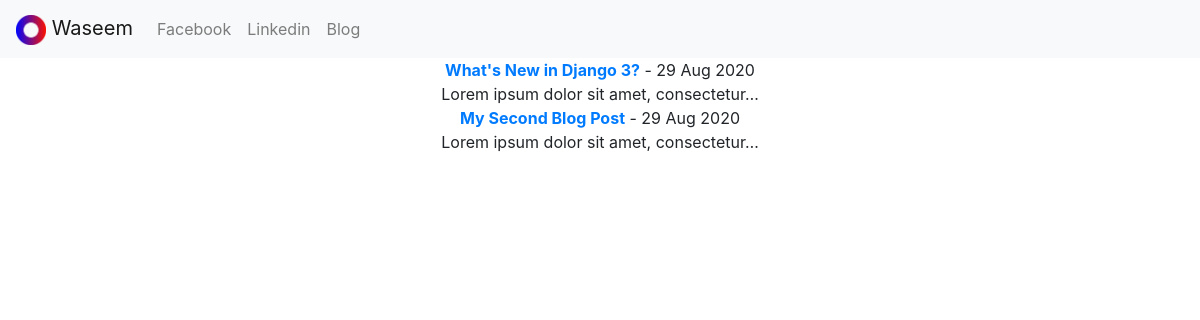
Screenshot of /blog/ with the database file from the repository.
### blog/models.py (models this page shows, shortened)
class Blog(models.Model):
    title = models.CharField(max_length=100)
    description = models.TextField()
    date = models.DateField()

### blog/views.py (the view)
# urls.py: path('', views.home, name='blog'),
def home(request):
    blogs = Blog.objects.all().order_by('-date')
    return render(request, 'blog/index.html', {'blogs': blogs})

### blog/templates/blog/index.html (shortened to what this page needs)
{% extends 'personal_portfolio/header.html' %}
    {% block content %}
    <div class="container text-center">
    {% for blog in blogs %}
    <b><a href="{% url 'blog:detail' blog.id %}">{{ blog.title }}</a></b> - {{ blog.date|date:"d M Y" }}<br>
    {{ blog.description|truncatechars:40 }}<br>
    {% endfor %}
    </div>
    {% endblock %}

### rows the page displays
Blog: title "What's New in Django 3?", date "29 Aug 2020", description "Lorem ipsum dolor sit amet, consectetur…"
Blog: title "My Second Blog Post", date "29 Aug 2020", description "Lorem ipsum dolor sit amet, consectetur…"
